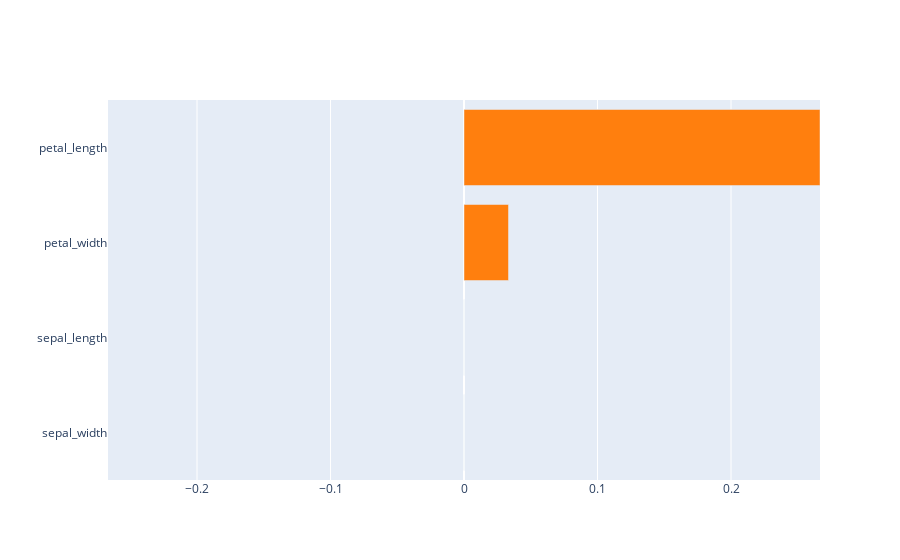

This figure's notebook cell:
### Code cell
interpret_model(clf, plot = 'pfi')

### Figure 1 — Plotly figure (JSON) as saved in the notebook; plotly's stock layout.template omitted (floating-point values rounded to 4 significant figures)
{"data": [{"marker": {"color": ["#1f77b4", "#1f77b4", "#ff7f0e", "#ff7f0e"]}, "orientation": "h", "type": "bar", "x": [0, 0, 0.03333, 0.2667], "y": ["sepal_width", "sepal_length", "petal_width", "petal_length"]}], "layout": {"title": {"text": ""}, "xaxis": {"range": [-0.2667, 0.2667], "title": {"text": ""}}, "yaxis": {"automargin": true, "dtick": 1, "title": {"text": ""}}}}
